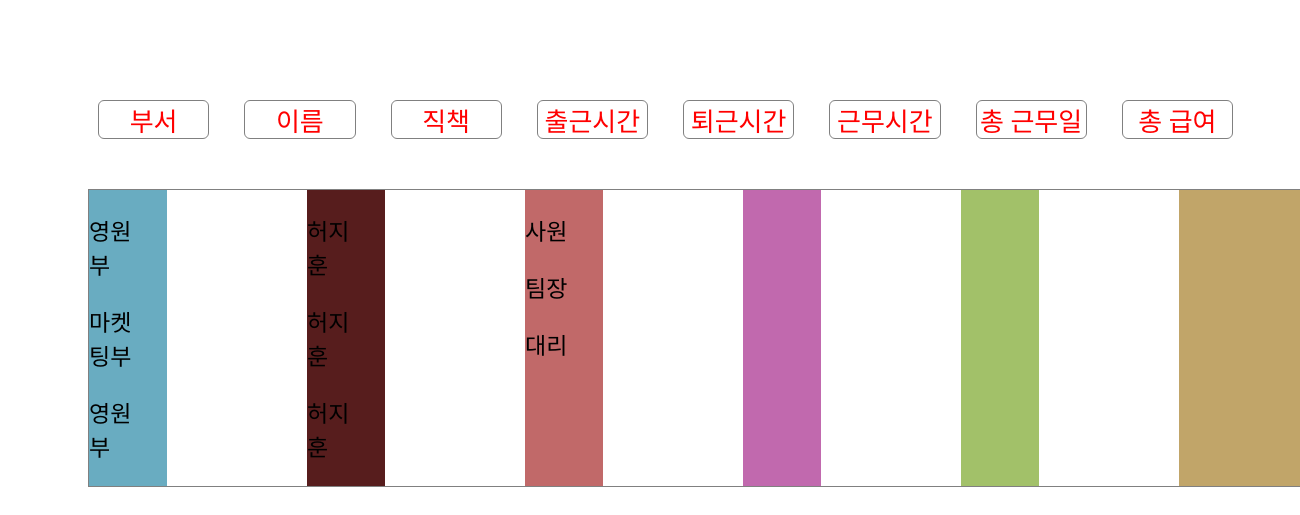
Page /commute on the earlier database version.
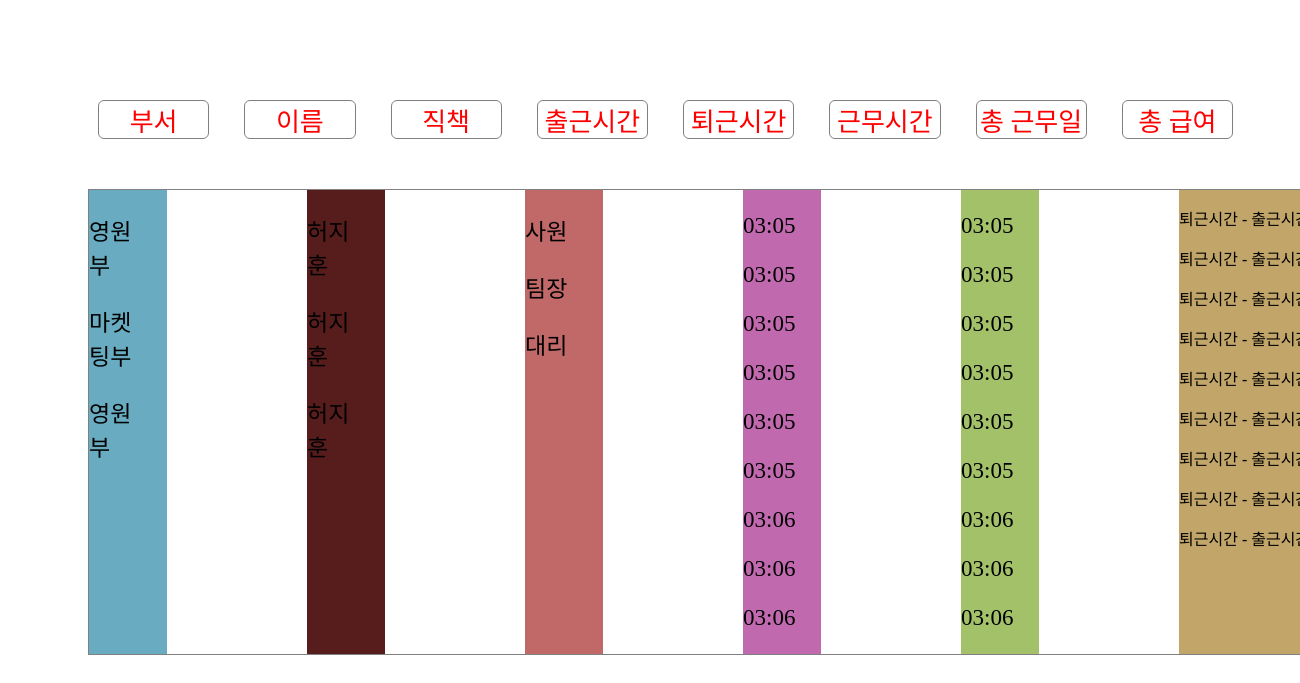
Same page on the later database version.
### main/models.py (models this page shows, shortened)
class User(models.Model):
    user_email = models.EmailField(max_length= 20 ,unique=True) #회원아이디
    user_name = models.CharField(max_length= 20 ,primary_key=True) #회원이름
    user_date = models.DateTimeField(auto_now_add=True) #가입일(처음 등록한 시간으로 저장)
    user_password = models.CharField(max_length = 100) #회원 패스워드
    STATUS = (('남자','남자'), ('여자','여자'))
    gender = models.CharField(max_length=5 ,choices=STATUS , null=True) #성별
    age = models.IntegerField(null=True) # 나이
    year = models.IntegerField(null=True)
    month= models.IntegerField( null=True)
    day= models.IntegerField(null=True)
    class Meta:
        db_table = 'user_tb'

class Commute(models.Model):
    user_email=models.ForeignKey(User, to_field='user_email', related_name='commute', on_delete = models.CASCADE, db_column="user_email", max_length= 20, null=True) #fk추가
    current_time = models.DateTimeField(auto_now_add=True) #현재시간
    go_time = models.DateTimeField(auto_now_add=True) #출근시간
    leave_time = models.DateTimeField(auto_now_add=True) #퇴근시간
    total_time = models.IntegerField(null=True) #근무시간
    class Meta:
        db_table = 'commute_tb'

### main/views.py (the view)
# urls.py: path('commute', views.commute, name='main_commute'),
def commute(request):
  users= User.objects.all()
  commutes = Commute.objects.all()
  go_time=DateFormat(datetime.now()).format('H:i')
  leave_time=request.POST.get('leave_time')
  context = dict()
  context['commutes']=commutes
  context['users']=users
  context['go_time']=go_time
  return render(request, 'main/commute.html',context)

### main/templates/main/commute.html (shortened to what this page needs)
<!DOCTYPE html>
<html lang="ko">
<head>
</head>
<body>
    <div class="container">
    <div class="titleList">
        <div class="title">부서</div>
        <div class="title">이름</div>
        <div class="title">직책</div>
        <div class="title">출근시간</div>
        <div class="title">퇴근시간</div>
        <div class="title">근무시간</div>
        <div class="title">총 근무일</div>
        <div class="title">총 급여</div>
    </div>
    <div class="content">
    <div class="depno" style="background-color: rgb(105, 172, 193); width:6%">
    <p>영원부</p>
    <p>마켓팅부</p>
    <p>영원부</p>
    </div>
   <div class="user" style="background-color: rgb(87, 29, 29); width:6% ;">
    {% for user in users %}
    <p>{{user.user_name}}</p>
    <p> {{user.user_name}}</p>
    <p> {{user.user_name}}</p>
    {% endfor %}
   </div>
   <div class="empno" style="background-color: rgb(193, 105, 105);width:6% ;">
    <p>사원</p>
    <p>팀장</p>
    <p>대리</p>
   </div>
    <div class="go" style="background-color: rgb(193, 105, 174) ;width:6%;">
        {% for commute in commutes %}
        <p>{{ commute.go_time|date:'H:i'}}</p>
        <p>{{ commute.go_time|date:'H:i'}}</p>
        <p>{{ commute.go_time|date:'H:i'}}</p>
        {% endfor %}
    </div>
    <div class="leave" style="background-color: rgb(162, 193, 105); width:6%;">
        {% for commute in commutes %}
    <p>{{ commute.leave_time|date:'H:i'}}</p>
    <p>{{ commute.leave_time|date:'H:i'}}</p>
    <p>{{ commute.leave_time|date:'H:i'}}</p>
        {% endfor %}
    </div>
    <div class="work" style="background-color: rgb(193, 165, 105) ; width:15%;">
        {% for commute in commutes %}
    <p>퇴근시간 - 출근시간</p>
    <p>퇴근시간 - 출근시간</p>
    <p>퇴근시간 - 출근시간</p>
        {% endfor %}
    </div>
</div>
</div>
</body>
</html>

### main/templates/main/commute.html (style rules this page uses)
body, html { width:100%; height: 100%; box-sizing: border-box; }
.container { display: block; margin-top: 100px; }
.titleList { width:90%; display:flex; margin-left: 90px; margin-bottom:50px; }
.title { width:30%; margin-right:35px; color: red; font-size: 26px; border:1px solid gray; border-radius: 6px; text-align: center; }
.content { height: 100%; width:100%; border:1px solid gray; display: flex; margin-left: 80px; }
.content p { padding-right: 20px; }
.depno, .user, .empno, .go, .leave { flex-wrap: wrap; margin-right: 140px; font-size: 23px; }

Differences in the rows shown:
added Commute: go_time "03:05", leave_time "03:05"
added Commute: go_time "03:05", leave_time "03:05"
added Commute: go_time "03:06", leave_time "03:06"
